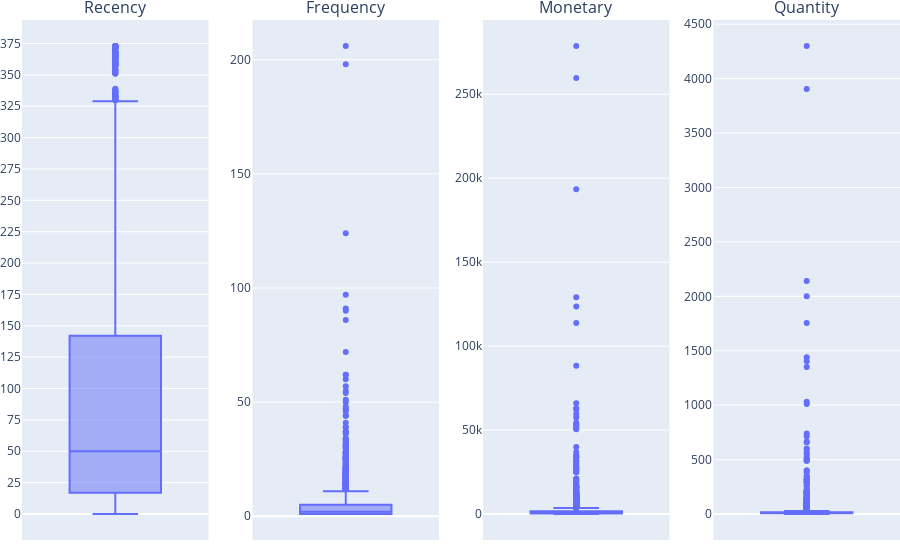

This figure's notebook cell:
### Markdown cell above
Коробчатые диаграммы для каждого из признаков:

### Code cell
boxes = [px.box(RFMQ_df, y=column) for column in RFMQ_df.columns]
fig = make_subplots(
    rows=1, cols=4, 
    subplot_titles=('Recency', 'Frequency', 'Monetary', 'Quantity')
)
for i, box in enumerate(boxes):
    fig.add_trace(boxes[i]['data'][0], row=1, col=i+1)
    fig.update_layout(yaxis = dict(tickmode = 'linear', tick0 = 0, dtick = 25))

fig.update_layout(showlegend=True, margin={"r":0,"t":20,"l":0,"b":20})
fig.show()

### Figure 1 — Plotly figure (JSON) as saved in the notebook; plotly's stock layout.template omitted (floating-point values rounded to 4 significant figures; data arrays with more than 128 entries replaced by an {"elided": "..."} marker saying what was removed)
{"data": [{"alignmentgroup": "True", "hovertemplate": "Recency=%{y}<extra></extra>", "legendgroup": "", "marker": {"color": "#636efa"}, "name": "", "notched": false, "offsetgroup": "", "orientation": "v", "showlegend": false, "type": "box", "x0": " ", "xaxis": "x", "y": {"elided": "4334 int values"}, "y0": " ", "yaxis": "y"}, {"alignmentgroup": "True", "hovertemplate": "Frequency=%{y}<extra></extra>", "legendgroup": "", "marker": {"color": "#636efa"}, "name": "", "notched": false, "offsetgroup": "", "orientation": "v", "showlegend": false, "type": "box", "x0": " ", "xaxis": "x2", "y": {"elided": "4334 int values"}, "y0": " ", "yaxis": "y2"}, {"alignmentgroup": "True", "hovertemplate": "Monetary=%{y}<extra></extra>", "legendgroup": "", "marker": {"color": "#636efa"}, "name": "", "notched": false, "offsetgroup": "", "orientation": "v", "showlegend": false, "type": "box", "x0": " ", "xaxis": "x3", "y": {"elided": "4334 float values"}, "y0": " ", "yaxis": "y3"}, {"alignmentgroup": "True", "hovertemplate": "Quantity=%{y}<extra></extra>", "legendgroup": "", "marker": {"color": "#636efa"}, "name": "", "notched": false, "offsetgroup": "", "orientation": "v", "showlegend": false, "type": "box", "x0": " ", "xaxis": "x4", "y": {"elided": "4334 int values"}, "y0": " ", "yaxis": "y4"}], "layout": {"annotations": [{"font": {"size": 16}, "showarrow": false, "text": "Recency", "x": 0.1062, "xanchor": "center", "xref": "paper", "y": 1, "yanchor": "bottom", "yref": "paper"}, {"font": {"size": 16}, "showarrow": false, "text": "Frequency", "x": 0.3688, "xanchor": "center", "xref": "paper", "y": 1, "yanchor": "bottom", "yref": "paper"}, {"font": {"size": 16}, "showarrow": false, "text": "Monetary", "x": 0.6313, "xanchor": "center", "xref": "paper", "y": 1, "yanchor": "bottom", "yref": "paper"}, {"font": {"size": 16}, "showarrow": false, "text": "Quantity", "x": 0.8938, "xanchor": "center", "xref": "paper", "y": 1, "yanchor": "bottom", "yref": "paper"}], "margin": {"b": 20, "l": 0, "r": 0, "t": 20}, "showlegend": true, "xaxis": {"anchor": "y", "domain": [0, 0.2125]}, "xaxis2": {"anchor": "y2", "domain": [0.2625, 0.475]}, "xaxis3": {"anchor": "y3", "domain": [0.525, 0.7375]}, "xaxis4": {"anchor": "y4", "domain": [0.7875, 1]}, "yaxis": {"anchor": "x", "domain": [0, 1], "dtick": 25, "tick0": 0, "tickmode": "linear"}, "yaxis2": {"anchor": "x2", "domain": [0, 1]}, "yaxis3": {"anchor": "x3", "domain": [0, 1]}, "yaxis4": {"anchor": "x4", "domain": [0, 1]}}}
